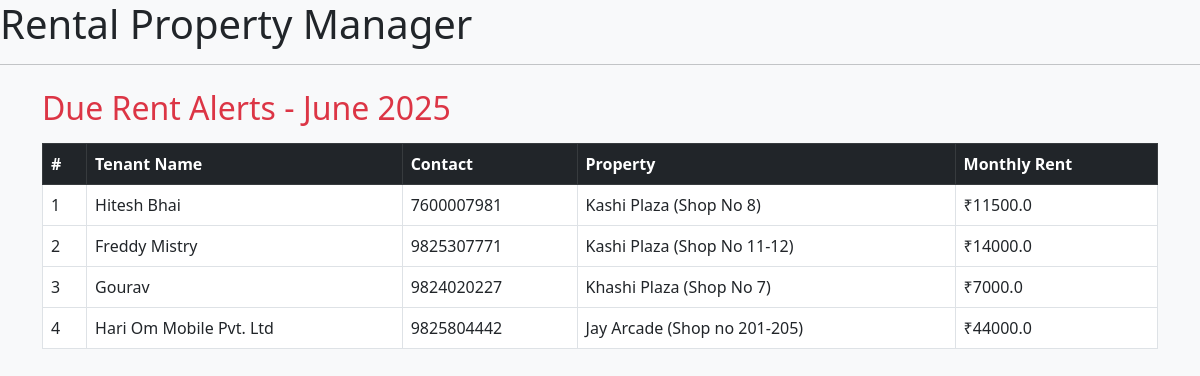
The app's page /due-rents (signed in) with its own data.
### mainapp/models.py (models this page shows)
class Tenant(db.Model):
    id = db.Column(db.Integer, primary_key=True)         # Primary key for the Tenant table
    name = db.Column(db.String(100), nullable=False)                     # Tenant's name
    contact = db.Column(db.String(20), nullable=False)                  # Contact details (phone or email)
    business_type = db.Column(db.String(100), nullable=True)            # Business type (for commercial tenants)
    lease_start = db.Column(db.Date, nullable=True)               # Lease start date
    lease_end = db.Column(db.Date, nullable=True)                 # Lease end date
    rent = db.Column(db.Float, nullable=False)                           # Monthly rent amount
    deposit = db.Column(db.Float, nullable=True)                        # Security deposit
    property_id = db.Column(db.Integer, db.ForeignKey('property.id'), nullable=False)  # Foreign key linked to Property
    property = db.relationship("Property", backref="tenants", lazy=True)

class Property(db.Model):
    id = db.Column(db.Integer, primary_key=True)  # Primary key for the Property table
    name = db.Column(db.String(100))              # Property name
    address = db.Column(db.String(200))           # Full address of the property
    property_type = db.Column(db.String(50))      # Type: Home or Commercial
    size_sqft = db.Column(db.Integer)             # Size in square feet
    amenities = db.Column(db.String(300))         # Comma-separated list of amenities

### mainapp/routes.py (the view)
@app_routes.route('/due-rents')
@login_required
def due_rents():
    current_month = datetime.now().strftime('%B')
    current_year = datetime.now().year
    tenants = Tenant.query.all()
    due_rent_tenants = []
    for tenant in tenants:
        rent_paid = Rent.query.filter_by(
            tenant_id=tenant.id,
            month=current_month,
            year=current_year
        ).first()
        if not rent_paid:
            due_rent_tenants.append(tenant)
    return render_template('due_rents.html', tenants=due_rent_tenants,
                           current_month=current_month, current_year=current_year)

### templates/due_rents.html (shortened to what this page needs)
{% extends 'base.html' %}
{% block content %}
<div class="container mt-4">
    <h2 class="mb-3 text-danger">Due Rent Alerts - {{ current_month }} {{ current_year }}</h2>
    {% if tenants %}
        <table class="table table-bordered table-hover">
            <thead class="table-dark">
                <tr>
                    <th>#</th>
                    <th>Tenant Name</th>
                    <th>Contact</th>
                    <th>Property</th>
                    <th>Monthly Rent</th>
                </tr>
            </thead>
            <tbody>
                {% for t in tenants %}
                <tr>
                    <td>{{ loop.index }}</td>
                    <td>{{ t.name }}</td>
                    <td>{{ t.contact }}</td>
                    <td>{{ t.property.name if t.property else 'N/A' }}</td>
                    <td>₹{{ t.rent }}</td>
                </tr>
                {% endfor %}
            </tbody>
        </table>
    {% else %}
        <p class="text-success">🎉 All tenants have paid rent for this month.</p>
    {% endif %}
</div>
{% endblock %}

### records on screen
Tenant: name "Hitesh Bhai", contact "7600007981", property "Kashi Plaza (Shop No 8)", rent "11500.0"
Tenant: name "Freddy Mistry", contact "9825307771", property "Kashi Plaza (Shop No 11-12)", rent "14000.0"
Tenant: name "Gourav", contact "9824020227", property "Khashi Plaza (Shop No 7)", rent "7000.0"
Tenant: name "Hari Om Mobile Pvt. Ltd", contact "9825804442", property "Jay Arcade (Shop no 201-205)", rent "44000.0"
